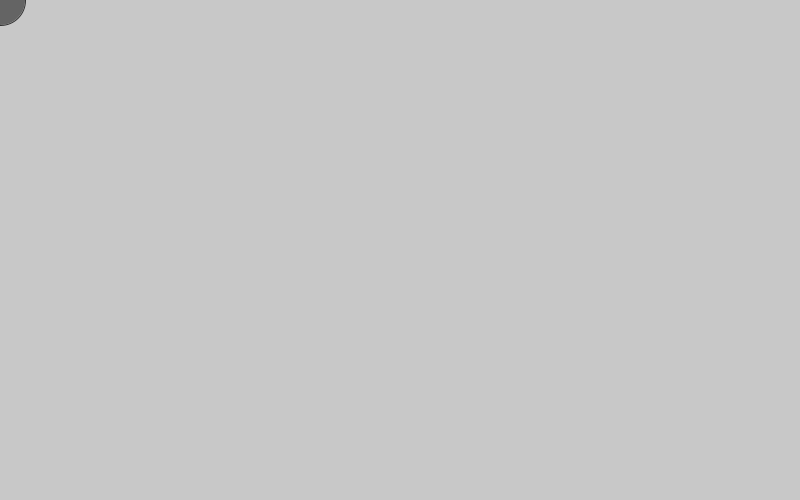
Frame 1 (no input)
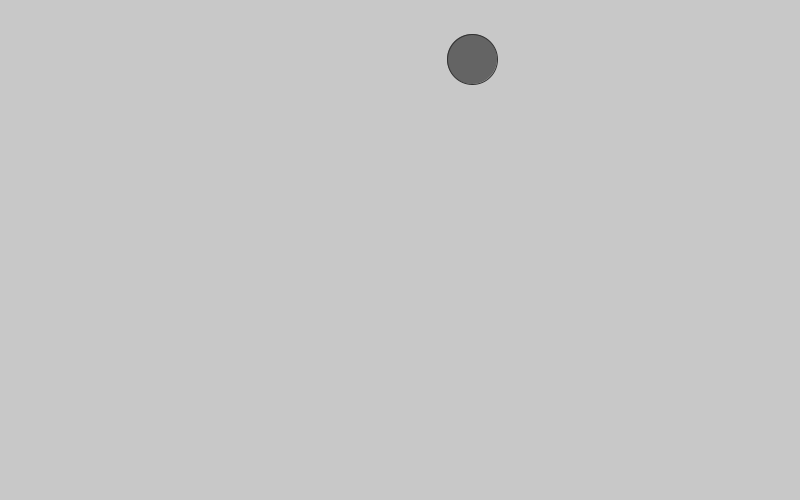
Frame 60 (the mouse pressed at the canvas centre just before this capture)
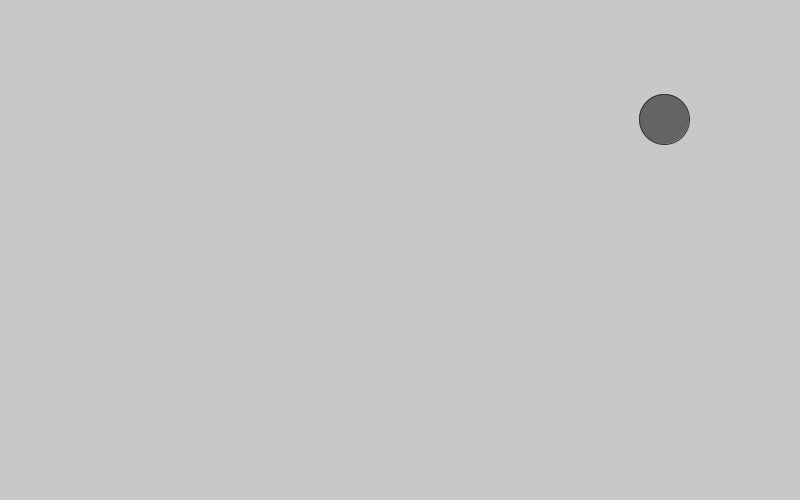
Frame 120 (the mouse held since frame 60 and released just before this capture)

The Processing sketch that drew these frames (run headless with seeded random() and noise(); from frame 60 on, the mouse is pressed at the canvas centre):

// Processing sketch: sketch_231106a
// ── sketch_231106a.pde
float x=0,y=0;
float xh=8,yh=1;

void setup()
{
 size(800,500); 
}

void draw()
{
  background(200);
  ShowBall();
}

void ShowBall()
{
  stroke(50);
  fill(100);
  
  ellipse(x,y,50,50);
  
  BallMovement();
}

void BallMovement()
{
  x+=xh;
  y+=yh;
  
  BallControll();
}

void BallControll()
{
  if(x>width || x<0)
  {
   xh *= -1; 
  }
  
  if(y>height || y<0)
  {
   yh *= -1; 
  }
}
